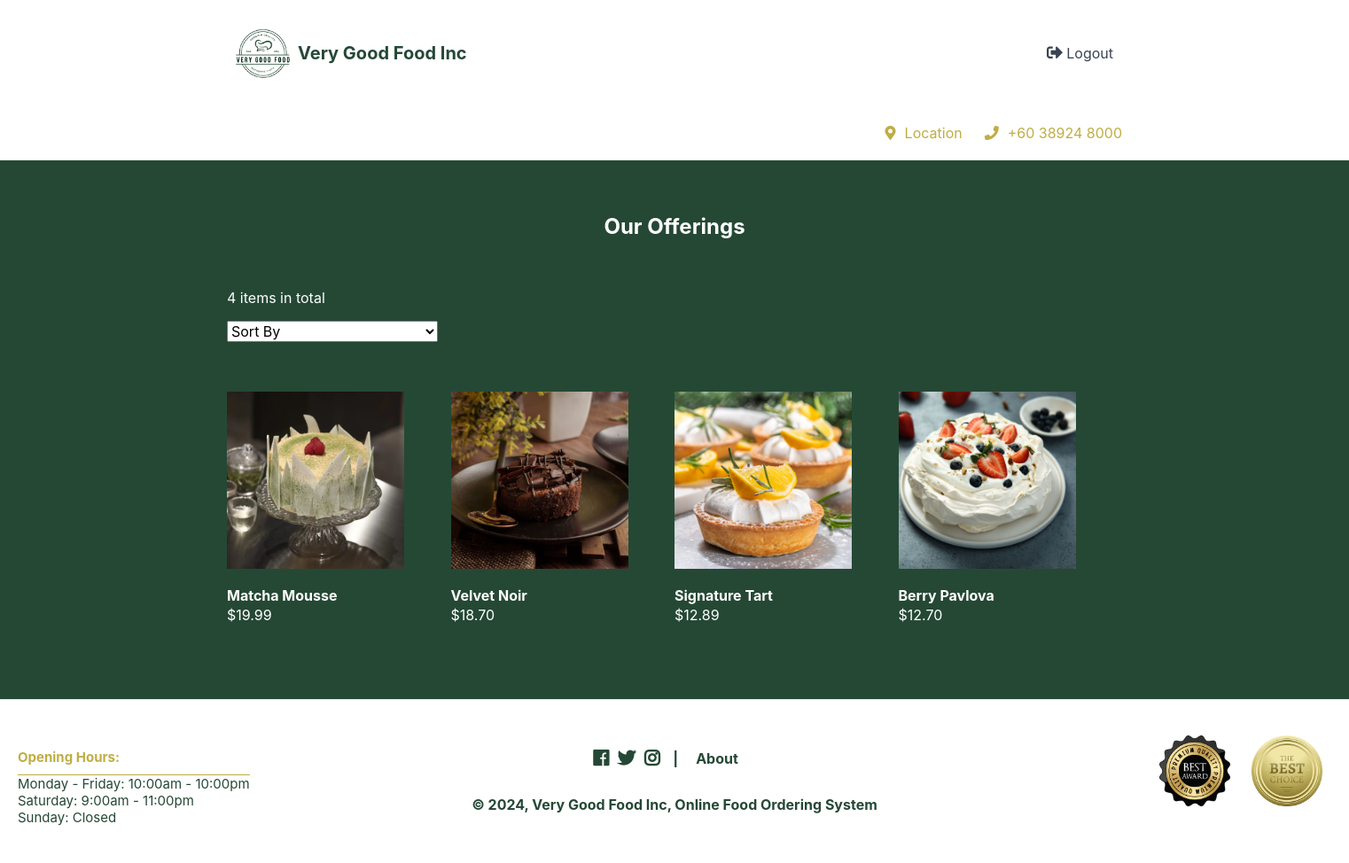
/index.php?page=products&cid=3 (signed in), run on the app's committed database.
### tables this page shows
CREATE TABLE `dishes` (
  `id` int(11) NOT NULL,
  `name` varchar(200) NOT NULL,
  `description` text NOT NULL,
  `price` decimal(7,2) NOT NULL,
  `quantity` int(11) NOT NULL,
  `img` text NOT NULL,
  `category_id` int(11) NOT NULL
);

### products.php (the view, shortened to what this page needs)
<?php
$num_products_on_each_page = 16;
$current_page = isset($_GET['p']) && is_numeric($_GET['p']) ? (int)$_GET['p'] : 1;
$selected_sort = isset($_GET['sort']) ? $_GET['sort'] : false;
if (isset($_GET['cid'])) {
    if ($selected_sort && ($_GET['sort'] == 'price_asc')) {
        $stmt = $pdo->prepare('SELECT * FROM dishes WHERE category_id = :id ORDER BY price ASC LIMIT :current_page, :record_per_page');
    }
    else {
        $stmt = $pdo->prepare('SELECT * FROM dishes WHERE category_id = :id ORDER BY price DESC LIMIT :current_page, :record_per_page');
    }
    $stmt->bindValue(':id', $_GET['cid'], PDO::PARAM_INT);
    $stmt->bindValue(':current_page', ($current_page - 1) * $num_products_on_each_page, PDO::PARAM_INT);
    $stmt->bindValue(':record_per_page', $num_products_on_each_page, PDO::PARAM_INT);
    $stmt->execute();
    $dishes = $stmt->fetchAll(PDO::FETCH_ASSOC);
}
$total_products = count($dishes);
?>
<?=template_header('Dishes')?>
<div class="products content-wrapper">
    <h1 style="color: white; font-weight:bold;">Our Offerings</h1>
    <p style="color:white;"><?=$total_products?> items in total</p>
    <form method="get" action="index.php?page=products">
        <select name="sort" onchange="this.form.submit()">
            <option value="">Sort By</option>
        </select>
    </form>
    <div class="products-wrapper">
        <?php foreach ($dishes as $dish): ?>
        <a href="index.php?page=product&id=<?=$dish['id']?>" class="product">
            <img src="imgs/<?=$dish['img']?>" width="200" height="200" alt="<?=$dish['name']?>">
            <span class="name"><?=$dish['name']?></span>
            <span class="price">
                &dollar;<?=$dish['price']?>
            </span>
        </a>
        <?php endforeach; ?>
    </div>
    <div class="buttons">
    </div>
</div>
<?=template_footer()?>

### style.css (style rules this page uses)
* { box-sizing: border-box; font-family: -apple-system, BlinkMacSystemFont, "segoe ui", roboto, oxygen, ubuntu, cantarell, "fira sans", "droid sans", "helvetica neue", Arial, sans-serif; font-size: 16px; -webkit-font-smoothing: antialiased; -moz-osx-font-smoothing: grayscale; }
html { height: 100%; }
body { position: relative; min-height: 100%; color: #555555; background-color: #062e19df; margin: 0; padding-bottom: 150px; }
h1, h2, h3, h4, h5 { color: #394352; }
.content-wrapper { width: 1050px; margin: 0 auto; }
main .recentlyadded .products, main .products .products-wrapper { display: flex; flex-wrap: wrap; align-items: center; justify-content: space-between; padding: 40px 0 0 0; }
main .recentlyadded .products .product, main .products .products-wrapper .product { display: block; overflow: hidden; text-decoration: none; width: 25%; padding-bottom: 60px; }
main .recentlyadded .products .product img, main .products .products-wrapper .product img { transform: scale(1); transition: transform 1s; }
main .recentlyadded .products .product .name, main .products .products-wrapper .product .name { display: block; color: #ffffff; font-weight: bold; padding: 20px 0 2px 0; }
main .recentlyadded .products .product .price, main .products .products-wrapper .product .price { display: block; color: #ffffff; }
main > .products h1 { display: block; font-weight: normal; margin: 0; padding: 40px 0; font-size: 24px; text-align: center; width: 100%; }
main > .products .buttons { text-align: right; padding-bottom: 40px; }
.content-wrapper { margin: 0 auto; padding: 20px; justify-content: center; align-items: center; }

### data on the page
dishes: img (picture), name "Matcha Mousse", price "19.99"
dishes: img (picture), name "Velvet Noir", price "18.70"
dishes: img (picture), name "Signature Tart", price "12.89"
dishes: img (picture), name "Berry Pavlova", price "12.70"

### other printed values
$total_products "4"
